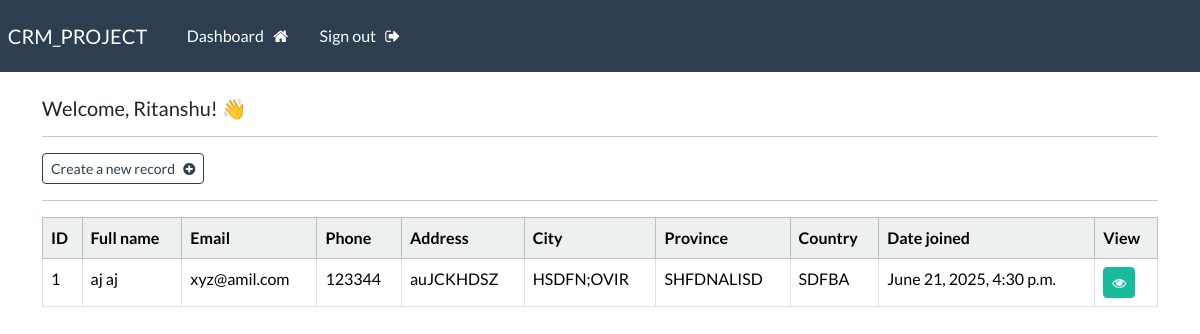
The app's page /dashboard (signed in), older data.
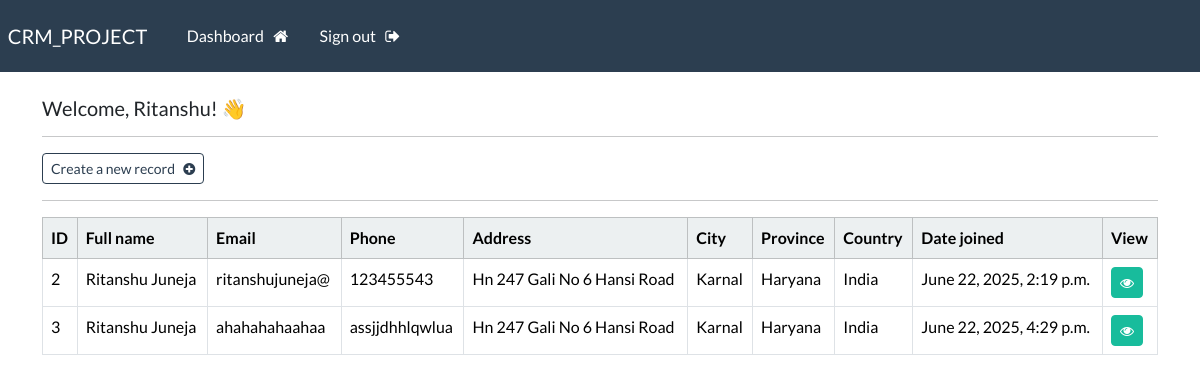
The same page, newer data.
### webapp/models.py (models this page shows, shortened)
class Record(models.Model):
    creation_date =  models.DateTimeField(auto_now_add=True)
    first_name =  models.CharField(max_length=100)
    last_name =  models.CharField(max_length=100)
    email =  models.CharField(max_length=225)
    phone =  models.CharField(max_length=20)
    address =  models.CharField(max_length=300)
    city =  models.CharField(max_length=100)
    province = models.CharField(max_length=100)
    country = models.CharField(max_length=100)

### webapp/views.py (the view)
# urls.py: path('dashboard',views.dashboard, name="dashboard"),
@login_required(login_url='my-login')
def dashboard(request):
    my_records =  Record.objects.all()
    context =  {'records': my_records}
    return render(request, 'webapp/dashboard.html', context=context )

### webapp/templates/webapp/dashboard.html
{% extends 'webapp/base.html' %}
{% block content %}
    <h5> Welcome, {{user}}! 👋 </h5>
    <hr>
    <a class="btn btn-outline-primary btn-sm" href="{% url 'create-record' %}">
        Create a new record &nbsp; <i class="fa fa-plus-circle" aria-hidden="true"></i>
    </a>
    <hr>
    <table class="table table-hover table-bordered">
        <thead class="table-light">
            <tr>
                <th scope="col"> ID </th>
                <th scope="col"> Full name </th>
                <th scope="col"> Email </th>
                <th scope="col"> Phone </th>
                <th scope="col"> Address </th>
                <th scope="col"> City </th>
                <th scope="col"> Province </th>
                <th scope="col"> Country </th>
                <th scope="col"> Date joined </th>
                <th scope="col"> View </th>
            </tr>
        </thead>
        <tbody>
        {% if records %}
            {% for record in records %}
            <tr>
                <td> {{record.id}} </td>
                <td> {{record.first_name}}  {{record.last_name}} </td>
                <td> {{record.email}} </td>
                <td> {{record.phone}} </td>
                <td> {{record.address}} </td>
                <td> {{record.city}} </td>
                <td> {{record.province}} </td>
                <td> {{record.country}} </td>
                <td> {{record.creation_date}} </td>
                <td><a class="btn btn-success btn-sm" href="{%url 'record' record.id %}">  <i class="fa fa-eye" aria-hidden="true"></i></a></td>
            </tr>
            {% endfor %}
        {% endif %}
        </tbody>
    </table>
{% endblock %}

### webapp/templates/webapp/base.html (shortened to what this page needs)
{% load static %}
<!DOCTYPE html>
<html lang="en">
<head>
    <link rel="stylesheet" type="text/css" href="https://bootswatch.com/5/flatly/bootstrap.min.css">
    <link rel="stylesheet" href="{% static 'css/styles.css' %}">
     <link rel="stylesheet" href="https://cdnjs.cloudflare.com/ajax/libs/font-awesome/4.7.0/css/font-awesome.min.css">
</head>
<body>
    {% include 'webapp/navbar.html' %}
    <div class="container">
        <br>
    {% block  content %}
    {% endblock %}
    </div>
</body>
</html>

### webapp/templates/webapp/navbar.html (shortened to what this page needs)
<nav class="navbar navbar-expand-lg navbar-dark bg-primary justify-content-center">
    <a class="navbar-brand main-heading" href="{% url '' %}">
      &nbsp; CRM_PROJECT
    </a>
      <div class="collapse navbar-collapse text-center" id="navbarNavDropdown">
        <ul class="navbar-nav mr-auto">
          {% if user.is_authenticated %}
            <li class="nav-item">
              <a class="nav-link" href="{% url 'dashboard' %}">Dashboard &nbsp; <i class="fa fa-home" aria-hidden="true"></i> </a>
            </li>
            <li class="nav-item">
              <a class="nav-link" href="{% url 'user-logout' %}">Sign out &nbsp; <i class="fa fa-sign-out" aria-hidden="true"></i> </a>
            </li>
        </ul>
        {% endif %}
      </div>
  </nav>

Row changes from the older to the newer data that the page shows:
removed Record: id "1", first_name "aj", last_name "aj", email "xyz@amil.com", phone "123344", address "auJCKHDSZ", city "HSDFN;OVIR", province "SHFDNALISD", country "SDFBA", creation_date "June 21, 2025, 4:30 p.m."
added Record: id "2", first_name "Ritanshu", last_name "Juneja", email "ritanshujuneja@", phone "123455543", address "Hn 247 Gali No 6 Hansi Road", city "Karnal", province "Haryana", country "India", creation_date "June 22, 2025, 2:19 p.m."
added Record: id "3", first_name "Ritanshu", last_name "Juneja", email "ahahahahaahaa", phone "assjjdhhlqwlua", address "Hn 247 Gali No 6 Hansi Road", city "Karnal", province "Haryana", country "India", creation_date "June 22, 2025, 4:29 p.m."
